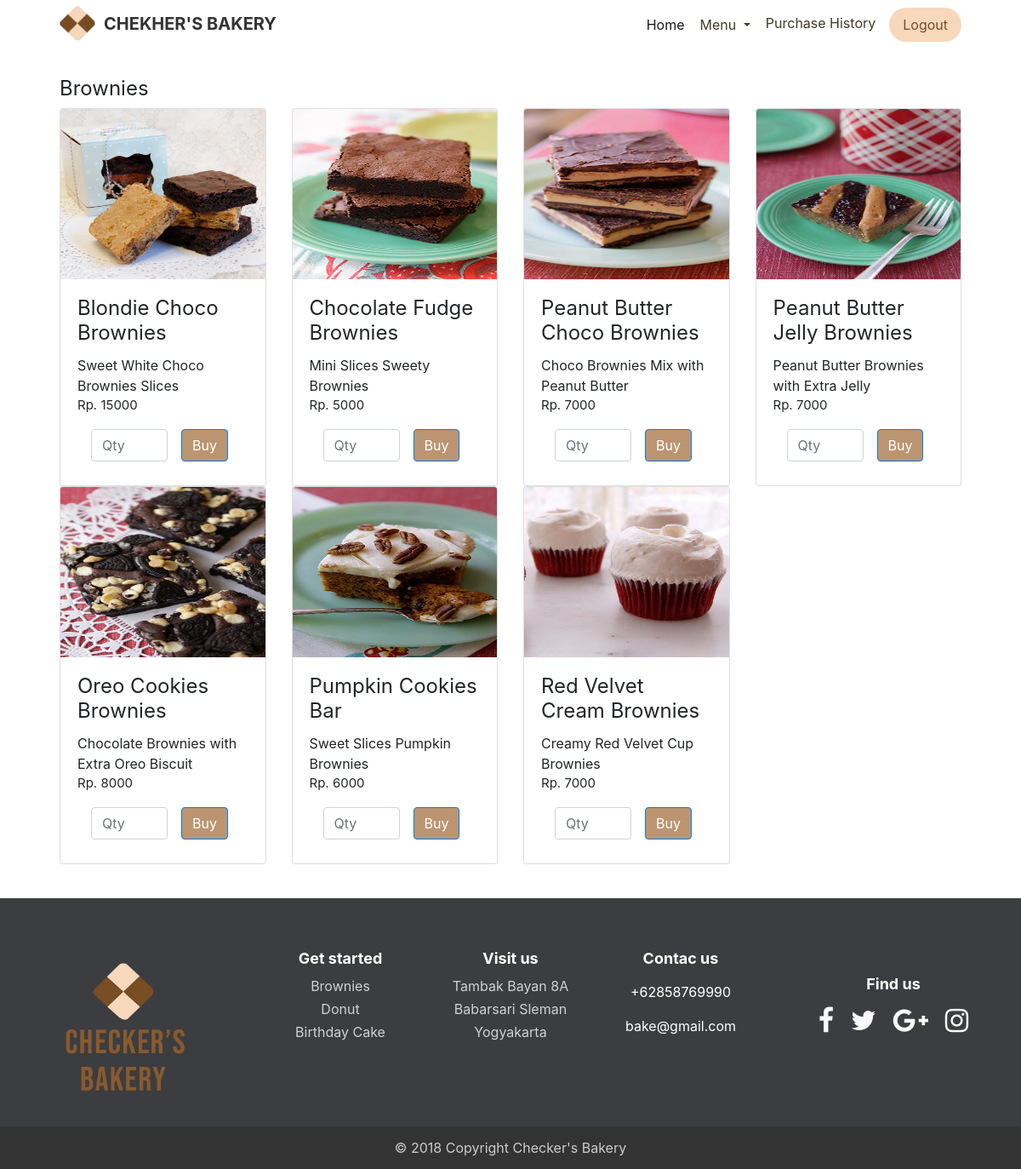
Screenshot of /donut.php?kategori=Brownies (signed in) with the database file from the repository.
### tables this page shows
CREATE TABLE `Menu` (
  `id` varchar(5) NOT NULL,
  `gambar` varchar(50) NOT NULL,
  `nama` varchar(30) NOT NULL,
  `descri` text NOT NULL,
  `harga` int(11) NOT NULL,
  `kategori` varchar(20) NOT NULL
);

### donut.php (the view, shortened to what this page needs)
<!DOCTYPE html>
<html>
<head>
    <link rel="stylesheet" href="assets/bootstrap/css/bootstrap.min.css">
    <link rel="stylesheet" href="assets/fonts/font-awesome.min.css">
    <link rel="stylesheet" href="assets/css/-Login-form-Page-BS4-.css">
    <link rel="stylesheet" href="assets/css/Bold-BS4-Footer-Big-Logo.css">
    <link rel="stylesheet" href="assets/css/Navigation-with-Button.css">
    <link rel="stylesheet" href="assets/css/Registration-Form-with-Photo.css">
    <link rel="stylesheet" href="assets/css/styles.css">
</head>
<body>
    <div>
        <nav class="navbar navbar-light navbar-expand-md fixed-top navigation-clean-button" style="height:58px;">
            <div class="container"><a class="navbar-brand" href="#"><img src="assets/img/logo.jpg" id="logo">CHEKHER'S BAKERY</a>
                <div
                   class="collapse navbar-collapse" id="navcol-1">
                    <ul class="nav navbar-nav ml-auto">
                        <li class="navbar-text actions"><a href="home1.php">Home</a></li>
                        <li class="dropdown"><a class="dropdown-toggle nav-link dropdown-toggle" data-toggle="dropdown" aria-expanded="false" href="#">Menu&nbsp;</a>
                        </li>
                        </ul><span class="navbar-text actions"> <a href="riwayat.php" class="login">Purchase History</a><a class="btn btn-light action-button" role="button" href="logout.php">Logout</a></span></div>
    </div>
    </nav>
    </div>
    <div>
        <div class="container" id="menu">
            <?php
            $kategori = $_GET['kategori'];
             ?>
           <h4><?php echo $kategori; ?></h4>
                <div class="row">
<?php
include "konek.php";
$query = "SELECT * FROM Menu WHERE kategori='$kategori'";
$sql = mysqli_query($koneksi, $query);
while ($data = mysqli_fetch_array($sql)) {
    ?>                <div class="col-3" >
                    <div class="card"><img class="card-img-top w-100 d-block" style="width: 200px; height: 200px" src="<?php echo $data['gambar']; ?>">
                        <div class="card-body">
                            <h4 class="card-title"><?php echo $data['nama']; ?></h4>
                            <p class="deskripsi"><?php echo $data['descri']; ?></p>
                            <p class="card-text">Rp. <?php echo $data['harga'] ?></p>
                            <form class="form-inline" method="post" action="cart.php?id=<?php echo $data['id']; ?>">
                             <div class="form-group mx-sm-3 mb-2"  >
                              <input style="max-width:90px" type="number" class="form-control" name="jumlah" min="5" placeholder="Qty">
                             </div>
                                        <button type="submit" class="btn btn-primary mb-2">Buy</button>
                            </form>
                            </div>
                    </div>
                </div>
            <?php } ?>
            </div>
         </div>
    </div>
    <footer id="myFooter">
        <div class="container-fluid">
            <div class="row text-center">
                <div class="col-12 col-sm-6 col-md-3">
                    <h1 class="logo" style="margin-top:30px;"><a href="#"><img src="assets/img/Untitled-3.jpg" id="logofooter">&nbsp;</a></h1>
                </div>
                <div class="col-12 col-sm-6 col-md-2">
                    <h5>Get started</h5>
                    <ul>
                        <li><a href="donut.php?kategori=Brownies">Brownies</a></li>
                        <li><a href="donut.php?kategori=Donut">Donut<br></a></li>
                        <li><a href="donut.php?kategori=Birthday">Birthday Cake</a></li>
                    </ul>
                </div>
                <div class="col-12 col-sm-6 col-md-2">
                    <h5>Visit us</h5>
                    <ul>
                        <li><a href="#">Tambak Bayan 8A Babarsari Sleman Yogyakarta</a></li>
                    </ul>
                </div>
                <div class="col-sm-6 col-md-2">
                    <h5>Contac us</h5>
                    <p>+62858769990</p>
                    <p>bake@gmail.com</p>
                </div>
                <div class="col-md-3 social-networks">
                    <h5>Find us</h5><a href="http://www.facebook.co.id" class="facebook"><i class="fa fa-facebook"></i></a><a href="http://www.twitter.com" class="twitter"><i class="fa fa-twitter"></i></a><a href="#" class="google"><i class="fa fa-google-plus"></i></a><a href="#" class="linkedin"><i class="fa fa-instagram"></i></a></div>
            </div>
            <div class="row footer-copyright">
                <div class="col">
                    <p>© 2018 Copyright Checker's Bakery</p>
                </div>
            </div>
        </div>
    </footer>
</body>
</html>

### assets/css/Bold-BS4-Footer-Big-Logo.css (style rules this page uses)
#myFooter { background-color:#3c3d41; color:white; padding-top:30px; }
#logofooter { max-width:200px; }
#myFooter .footer-copyright { background-color:#333333; padding-top:3px; padding-bottom:3px; text-align:center; }
#myFooter .row { margin-bottom:0; }
#myFooter .footer-copyright p { margin:10px; color:#ccc; }
#myFooter ul { list-style-type:none; padding-left:0; line-height:1.7; }
#myFooter h5 { font-size:18px; color:white; font-weight:bold; margin-top:30px; }
#myFooter a { color:#d2d1d1; text-decoration:none; }
#myFooter .social-networks { text-align:center; padding-top:30px; padding-bottom:16px; }
#myFooter .social-networks a { font-size:32px; color:#f9f9f9; padding:10px; transition:0.2s; }

### assets/css/Navigation-with-Button.css (style rules this page uses)
.navigation-clean-button { background:#fff; padding-top:.75rem; padding-bottom:.75rem; color:#333; border-radius:0; box-shadow:none; border:none; margin-bottom:0; }
@media (min-width:768px) { .navigation-clean-button { padding:0px; } }
.navigation-clean-button .navbar-brand { font-weight:bold; color:inherit; }
.navigation-clean-button .navbar-collapse, .navigation-clean-button .form-inline { border-top-color:#ddd; }
.navigation-clean-button.navbar .navbar-nav .nav-link { padding-left:18px; padding-right:18px; }
.navigation-clean-button.navbar-light .navbar-nav .nav-link { color:#403a2c; }
.navigation-clean-button .actions .login { margin-right:1rem; text-decoration:none; color:#403a2c; }
.navigation-clean-button .navbar-text .action-button, .navigation-clean-button .navbar-text .action-button:active, .navigation-clean-button .navbar-text .action-button:hover { background:#f7d8bb; border-radius:20px; font-size:inherit; color:#774d25; box-shadow:none; border:none; text-shadow:none; padding:.5rem 1rem; transition:background-color 0.25s; font-size:inherit; }
.container { text-align:center; padding:40px; }

### assets/css/styles.css (style rules this page uses)
body { margin:0; font-family:-apple-system,BlinkMacSystemFont,"Segoe UI",Roboto,"Helvetica Neue",Arial,sans-serif,"Apple Color Emoji","Segoe UI Emoji","Segoe UI Symbol"; }
#logo { max-width:42px; margin-right:10px; margin-top:-3px; display:inline-block; }
#menu { margin-top:50px; }
#menu h4 { text-align:left; font-weight:normal; }
.card-text { text-align:left; font-size:15px; margin-top:0; }
.deskripsi { text-align:left; padding:0; margin:0; }
.btn.btn-primary { background-color:#bb9571; }

### rows the page displays
menu: gambar (picture), nama "Blondie Choco Brownies", descri "Sweet White Choco Brownies Slices", harga "15000"
menu: gambar (picture), nama "Chocolate Fudge Brownies", descri "Mini Slices Sweety Brownies", harga "5000"
menu: gambar (picture), nama "Peanut Butter Choco Brownies", descri "Choco Brownies Mix with Peanut Butter", harga "7000"
menu: gambar (picture), nama "Peanut Butter Jelly Brownies", descri "Peanut Butter Brownies with Extra Jelly", harga "7000"
menu: gambar (picture), nama "Oreo Cookies Brownies", descri "Chocolate Brownies with Extra Oreo Biscuit", harga "8000"
menu: gambar (picture), nama "Pumpkin Cookies Bar", descri "Sweet Slices Pumpkin Brownies", harga "6000"
menu: gambar (picture), nama "Red Velvet Cream Brownies", descri "Creamy Red Velvet Cup Brownies", harga "7000"

### other values shown
$kategori "Brownies"
